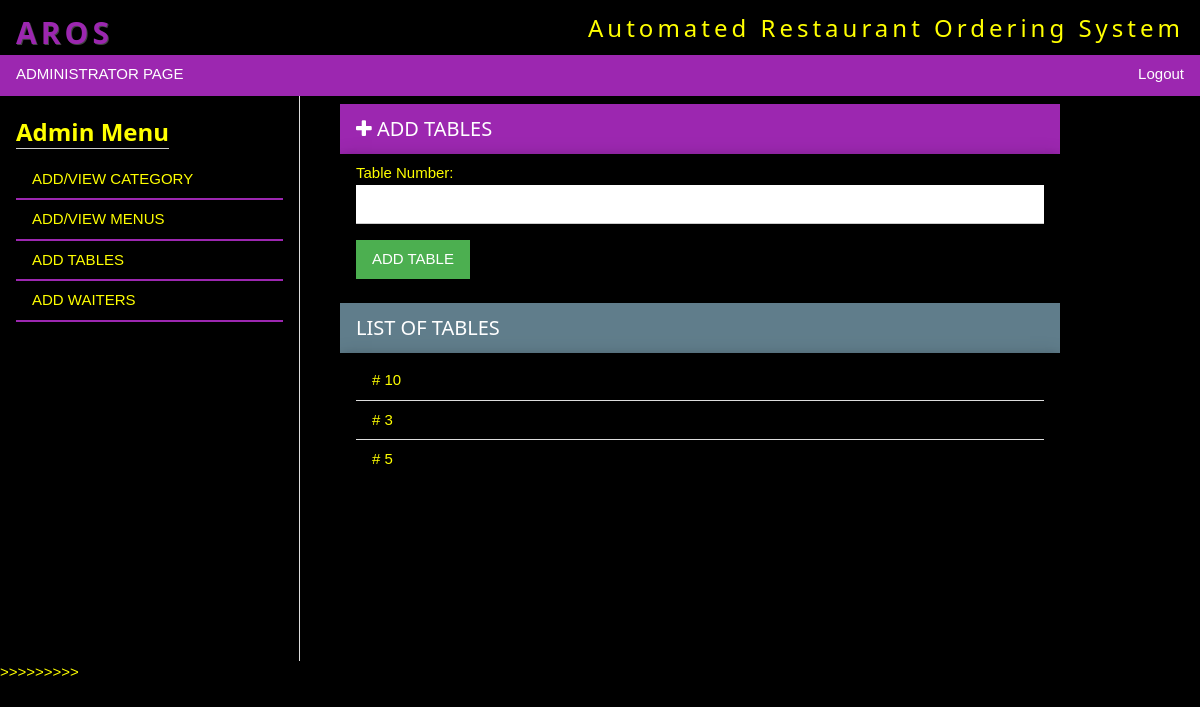
/admin/index.php?addtables (signed in), run on the app's committed database.
### tables this page shows
CREATE TABLE `tables` (
  `id` int(3) NOT NULL,
  `tablenumber` int(3) NOT NULL
);

### admin/index.php (the view, shortened to what this page needs)
<?php
 include "../include/dbconn.php";
?>
<!DOCTYPE html>
<html>
<link rel="stylesheet" href="../css/w3.css">
<link rel="stylesheet" type="text/css" href="../google/fafa.css">
<link rel="stylesheet" type="text/css" href="../js/jquery.min.js">
<link rel="stylesheet" type="text/css" href="../js/jquery.js">
<body class="w3-black" style="color:yellow !important;">
	<div class="w3-row">
		<div class="banner w3-container">
			<div><h2 class="w3-wide" style="margin-bottom:0px;"><strong class="w3-text-purple " style="text-shadow:1px 1px 0 #444">AROS</strong> <small class="w3-right w3-hide-medium w3-hide-small">Automated Restaurant Ordering System</small></h2>
			</div>
		</div>
		<div class="w3-row" id="menu_bar" >
			<div class="w3-row" style=''>
				<div class="w3-bar w3-purple w3-card-2" >
				  <a href="#" class="w3-bar-item w3-button w3-text-white w3-hover-none w3-hover-text-white bar-item w3-hide-small">ADMINISTRATOR PAGE</a>
				  <a href="logout.php" class="w3-bar-item w3-button w3-text-white w3-hover-none w3-hover-text-white bar-item w3-hide-small w3-right">Logout</a>
				</div>
			</div>
		</div>
	</div>
	<div class="w3-row">
		<div class="w3-quarter m3 w3-container w3-padding left_menu_container w3-bar-block w3-hide-small">
			<h3 class="w3-hide-small w3-hide-medium"><strong class="w3-border-bottom">Admin Menu</strong></h3>
			 <div class="w3-block">
				<a href="?addcategory" class="w3-bar-item w3-button">ADD/VIEW CATEGORY</a>
				<a href="?addmenu" class="w3-bar-item w3-button">ADD/VIEW MENUS</a>
                <a href="?addtables" class="w3-bar-item w3-button">ADD TABLES</a>
				<a href="?addwaiter" class="w3-bar-item w3-button">ADD WAITERS</a>
			</div>
		</div>
		<div class="w3-col m8 w3-padding" id="center_putahe">
			<div class="w3-row-padding">
              <?php
			if(isset($_GET['addtables'])){
			?>
            	<div class="w3-container">
                	<div class="w3-container w3-purple">
                    	<h4><span class="fa fa-plus"></span> ADD TABLES</h4>
                    </div>
                    <div class="w3-container w3-card-4 w3-padding">
                        <label>Table Number:</label>
                        <input type="number" class="w3-input" id="tablenumber" >
                        <input type="button" class="w3-btn w3-green w3-margin-top" value="ADD TABLE" onClick="addTable()"  >
                    </div>
                </div>
                 <div class="w3-container w3-margin-top ">
                	<div class="w3-container w3-blue-grey ">
                    	<h4 class="w3-text-white">LIST OF TABLES</h4>
                    </div>
                    <div class="w3-container w3-card-4 w3-padding">
                    	<ul class="w3-ul w3-hoverable">
                         <?php
						 	$cat=$mysqli->query("select * from tables");
							while($row=mysqli_fetch_assoc($cat)){
						 ?>
                          <li># <?php echo $row['tablenumber']; ?></li>
                          <?php } ?>
                        </ul>
                    </div>
                </div>
            <?php } ?>
			</div>
		</div>
	</div>
</body>
</html> >>>>>>>>>

### css/w3.css (style rules this page uses)
html { box-sizing:border-box }
*,*:before,*:after { box-sizing:inherit }
html { -ms-text-size-adjust:100%;-webkit-text-size-adjust:100% }
body { margin:0 }
a { background-color:transparent;-webkit-text-decoration-skip:objects }
small { font-size:80% }
button,input,select,textarea { font:inherit;margin:0 }
button,input { overflow:visible }
button,html [type=button],[type=reset],[type=submit] { -webkit-appearance:button }
html,body { font-family:Verdana,sans-serif;font-size:15px;line-height:1.5 }
html { overflow-x:hidden }
h2 { font-size:30px }
h3 { font-size:24px }
h4 { font-size:20px }
h1,h2,h3,h4,h5,h6 { font-family:"Segoe UI",Arial,sans-serif;font-weight:400;margin:10px 0 }
.w3-wide { letter-spacing:4px }
a { color:inherit }
.w3-btn,.w3-button { border:none;display:inline-block;outline:0;padding:8px 16px;vertical-align:middle;overflow:hidden;text-decoration:none;color:inherit;background-color:inherit;text-align:center;cursor:pointer;white-space:nowrap }
.w3-btn,.w3-button { -webkit-touch-callout:none;-webkit-user-select:none;-khtml-user-select:none;-moz-user-select:none;-ms-user-select:none;user-select:none }
.w3-ul { list-style-type:none;padding:0;margin:0 }
.w3-ul li { padding:8px 16px;border-bottom:1px solid #ddd }
.w3-ul li:last-child { border-bottom:none }
.w3-input { padding:8px;display:block;border:none;border-bottom:1px solid #ccc;width:100% }
.w3-bar { width:100%;overflow:hidden }
.w3-bar .w3-bar-item { padding:8px 16px;float:left;width:auto;border:none;outline:none;display:block }
.w3-bar .w3-button { white-space:normal }
.w3-bar-block .w3-bar-item { width:100%;display:block;padding:8px 16px;text-align:left;border:none;outline:none;white-space:normal;float:none }
.w3-block { display:block;width:100% }
.w3-container:after,.w3-container:before,.w3-panel:after,.w3-panel:before,.w3-row:after,.w3-row:before,.w3-row-padding:after,.w3-row-padding:before, .w3-cell-row:before,.w3-cell-row:after,.w3-clear:after,.w3-clear:before,.w3-bar:before,.w3-bar:after { content:"";display:table;clear:both }
.w3-col,.w3-half,.w3-third,.w3-twothird,.w3-threequarter,.w3-quarter { float:left;width:100% }
@media (min-width:601px) { .w3-col.m3,.w3-quarter { width:24.99999% } }
@media (min-width:601px) { .w3-col.m8,.w3-twothird { width:66.66666% } }
.w3-row-padding,.w3-row-padding>.w3-half,.w3-row-padding>.w3-third,.w3-row-padding>.w3-twothird,.w3-row-padding>.w3-threequarter,.w3-row-padding>.w3-quarter,.w3-row-padding>.w3-col { padding:0 8px }
.w3-container,.w3-panel { padding:0.01em 16px }
.w3-card,.w3-card-2 { box-shadow:0 2px 5px 0 rgba(0,0,0,0.16),0 2px 10px 0 rgba(0,0,0,0.12) }
.w3-card-4,.w3-hover-shadow:hover { box-shadow:0 4px 10px 0 rgba(0,0,0,0.2),0 4px 20px 0 rgba(0,0,0,0.19) }
.w3-border-bottom { border-bottom:1px solid #ccc!important }
.w3-margin-top { margin-top:16px!important }
.w3-padding { padding:8px 16px!important }
.w3-right { float:right!important }
.w3-blue-grey,.w3-hover-blue-grey:hover,.w3-blue-gray,.w3-hover-blue-gray:hover { color:#fff!important;background-color:#607d8b!important }
.w3-green,.w3-hover-green:hover { color:#fff!important;background-color:#4CAF50!important }
.w3-purple,.w3-hover-purple:hover { color:#fff!important;background-color:#9c27b0!important }
.w3-black,.w3-hover-black:hover { color:#fff!important;background-color:#000!important }
.w3-text-white,.w3-hover-text-white:hover { color:#fff!important }
.w3-text-purple { color:#9c27b0!important }

### google/fafa.css (style rules this page uses)
.fa { display:inline-block;font:normal normal normal 14px/1 FontAwesome;font-size:inherit;text-rendering:auto;-webkit-font-smoothing:antialiased;-moz-osx-font-smoothing:grayscale }
.fa-plus:before { content:"\f067" }

### admin/index.php (style rules this page uses)
.w3-bar-item { border-bottom:2px solid #9c27b0 !important; }
@media screen and (min-width: 1025px) { .left_menu_container, .putahe_container, .order_container { border-right:1px solid #ddd; max-height:565px; min-height:565px; overflow-y:auto; } }
body { height: 100vh !important; }

### data on the page
tables: tablenumber "10"
tables: tablenumber "3"
tables: tablenumber "5"
